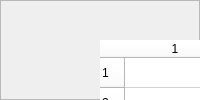
            <widget class="QWidget" name="staff_pg">
             <layout class="QVBoxLayout" name="verticalLayout_17">
              <property name="leftMargin">
               <number>0</number>
              </property>
              <property name="topMargin">
               <number>0</number>
              </property>
              <property name="rightMargin">
               <number>0</number>
              </property>
              <property name="bottomMargin">
               <number>0</number>
              </property>
              <item>
               <widget class="QFrame" name="staff_frm">
                <property name="frameShape">
                 <enum>QFrame::StyledPanel</enum>
                </property>
                <property name="frameShadow">
                 <enum>QFrame::Raised</enum>
                </property>
                <widget class="QTableWidget" name="staff_table">
                 <property name="geometry">
                  <rect>
                   <x>100</x>
                   <y>40</y>
                   <width>551</width>
                   <height>360</height>
                  </rect>
                 </property>
                 <property name="styleSheet">
                  <string notr="true">border:none;
border-style:solid;
border-radius:10px;
background-color: rgb(255, 255, 255);</string>
                 </property>
                 <property name="verticalScrollBarPolicy">
                  <enum>Qt::ScrollBarAsNeeded</enum>
                 </property>
                 <property name="horizontalScrollBarPolicy">
                  <enum>Qt::ScrollBarAsNeeded</enum>
                 </property>
                 <property name="rowCount">
                  <number>200</number>
                 </property>
                 <property name="columnCount">
                  <number>5</number>
                 </property>
                 <row/>
                 <row/>
                 <row/>
                 <row/>
                 <row/>
                 <row/>
                 <row/>
                 <row/>
                 <row/>
                 <row/>
                 <row/>
                 <row/>
                 <row/>
                 <row/>
                 <row/>
                 <row/>
                 <row/>
                 <row/>
                 <row/>
                 <row/>
                 <row/>
                 <row/>
                 <row/>
                 <row/>
                 <row/>
                 <row/>
                 <row/>
                 <row/>
                 <row/>
                 <row/>
                 <row/>
                 <row/>
                 <row/>
                 <row/>
                 <row/>
                 <row/>
                 <row/>
                 <row/>
                 <row/>
                 <row/>
                 <row/>
                 <row/>
                 <row/>
                 <row/>
                 <row/>
                 <row/>
                 <row/>
                 <row/>
                 <row/>
                 <row/>
                 <row/>
                 <row/>
                 <row/>
                 <row/>
                 <row/>
                 <row/>
                 <row/>
                 <row/>
                 <row/>
                 <row/>
                 <row/>
                 <row/>
                 <row/>
                 <row/>
                 <row/>
                 <row/>
                 <row/>
                 <row/>
                 <row/>
                 <row/>
                 <row/>
                 <row/>
                 <row/>
                 <row/>
                 <row/>
                 <row/>
                 <row/>
                 <row/>
                 <row/>
                 <row/>
                 <row/>
                 <row/>
                 <row/>
                 <row/>
                 <row/>
                 <row/>
                 <row/>
                 <row/>
                 <row/>
                 <row/>
                 <row/>
                 <row/>
                 <row/>
                 <row/>
                 <row/>
                 <row/>
                 <row/>
                 <row/>
                 <row/>
                 <row/>
                 <row/>
                 <row/>
                 <row/>
                 <row/>
                 <row/>
                 <row/>
                 <row/>
                 <row/>
                 <row/>
                 <row/>
                 <row/>
                 <row/>
                 <row/>
                 <row/>
                 <row/>
                 <row/>
                 <row/>
                 <row/>
                 <row/>
                 <row/>
                 <row/>
                 <row/>
                 <row/>
                 <row/>
                 <row/>
                 <row/>
                 <row/>
                 <row/>
                 <row/>
                 <row/>
                 <row/>
                 <row/>
                 <row/>
                 <row/>
                 <row/>
                 <row/>
                 <row/>
                 <row/>
                 <row/>
                 <row/>
                 <row/>
                 <row/>
                 <row/>
                 <row/>
                 <row/>
                 <row/>
                 <row/>
                 <row/>
                 <row/>
                 <row/>
                 <row/>
                 <row/>
                 <row/>
                 <row/>
                 <row/>
                 <row/>
                 <row/>
                 <row/>
                 <row/>
                 <row/>
                 <row/>
                 <row/>
                 <row/>
                 <row/>
                 <row/>
                 <row/>
                 <row/>
                 <row/>
                 <row/>
                 <row/>
                 <row/>
                 <row/>
                 <row/>
                 <row/>
                 <row/>
                 <row/>
                 <row/>
                 <row/>
                 <row/>
                 <row/>
                 <row/>
                 <row/>
                 <row/>
                 <row/>
                 <row/>
                 <row/>
                 <row/>
                 <row/>
                 <row/>
                 <row/>
                 <row/>
                 <row/>
                 <row/>
                 <row/>
                 <row/>
                 <row/>
                 <row/>
                 <row/>
                 <row/>
                 <row/>
                 <column/>
                 <column/>
                 <column/>
                 <column/>
                 <column/>
                </widget>
                <widget class="QWidget" name="layoutWidget_2">
                 <property name="geometry">
                  <rect>
                   <x>100</x>
                   <y>410</y>
                   <width>551</width>
                   <height>32</height>
                  </rect>
                 </property>
                 <layout class="QHBoxLayout" name="horizontalLayout_9">
                  <property name="spacing">
                   <number>9</number>
                  </property>
                  <item>
                   <widget class="QPushButton" name="delete_st_btn">
                    <property name="minimumSize">
                     <size>
                      <width>80</width>
                      <height>30</height>
                     </size>
                    </property>
                    <property name="font">
                     <font>
                      <pointsize>9</pointsize>
                      <weight>75</weight>
                      <bold>true</bold>
                     </font>
                    </property>
                    <property name="styleSheet">
                     <string notr="true">QPushButton{
color: black;
background-color: rgb(255, 255, 255);
border-style:outset;
border-radius:10px;
}

QPushButton::pressed{

	background-color: rgb(255, 0, 0);
    color:white;
    border-style:inset;

}</string>
                    </property>
                    <property name="text">
                     <string>Delete</string>
                    </property>
                    <property name="icon">
                     <iconset>
                      <normalon>:/images/images/sign-delete-p.png</normalon>
                     </iconset>
                    </property>
                    <property name="iconSize">
                     <size>
                      <width>20</width>
                      <height>18</height>
                     </size>
                    </property>
                    <property name="flat">
                     <bool>true</bool>
                    </property>
                   </widget>
                  </item>
                  <item>
                   <widget class="QPushButton" name="show_st_btn">
                    <property name="minimumSize">
                     <size>
                      <width>80</width>
                      <height>30</height>
                     </size>
                    </property>
                    <property name="font">
                     <font>
                      <pointsize>9</pointsize>
                      <weight>75</weight>
                      <bold>true</bold>
                     </font>
                    </property>
                    <property name="styleSheet">
                     <string notr="true">QPushButton{
color: rgb(0, 144, 216);
	background-color: rgb(255, 255, 255);
border-style:outset;
border-radius:10px;
}

QPushButton::pressed{
background-color: rgb(0, 170, 255);
    border-style:inset;
color:white;

}</string>
                    </property>
                    <property name="text">
                     <string>Load</string>
                    </property>
                    <property name="icon">
                     <iconset>
                      <normalon>:/images/images/view_p.png</normalon>
                     </iconset>
                    </property>
                    <property name="iconSize">
                     <size>
                      <width>20</width>
                      <height>20</height>
                     </size>
                    </property>
                    <property name="flat">
                     <bool>true</bool>
                    </property>
                   </widget>
                  </item>
                  <item>
                   <widget class="QPushButton" name="update_st_btn">
                    <property name="minimumSize">
                     <size>
                      <width>80</width>
                      <height>30</height>
                     </size>
                    </property>
                    <property name="font">
                     <font>
                      <pointsize>9</pointsize>
                      <weight>75</weight>
                      <bold>true</bold>
                     </font>
                    </property>
                    <property name="styleSheet">
                     <string notr="true">QPushButton{
background-color: rgb(255, 255, 255);
color: rgb(0, 85, 0);

border-style:outset;
border-radius:10px;
}

QPushButton::pressed{
    color:white;
	background-color: rgb(0, 216, 0);
    border-style:inset;

}</string>
                    </property>
                    <property name="text">
                     <string>Update</string>
                    </property>
                    <property name="icon">
                     <iconset>
                      <normalon>:/images/images/update-p.png</normalon>
                     </iconset>
                    </property>
                    <property name="iconSize">
                     <size>
                      <width>20</width>
                      <height>17</height>
                     </size>
                    </property>
                    <property name="flat">
                     <bool>true</bool>
                    </property>
                   </widget>
                  </item>
                  <item>
                   <widget class="QPushButton" name="add_st_btn">
                    <property name="minimumSize">
                     <size>
                      <width>80</width>
                      <height>30</height>
                     </size>
                    </property>
                    <property name="font">
                     <font>
                      <pointsize>9</pointsize>
                      <weight>75</weight>
                      <bold>true</bold>
                     </font>
                    </property>
                    <property name="styleSheet">
                     <string notr="true">QPushButton{
background-color: rgb(255, 255, 255);
color: rgb(59, 0, 0);

border-style:outset;
border-radius:10px;
}

QPushButton::pressed{
background-color: rgb(93, 0, 0);
color:white;
    border-style:inset;

}</string>
                    </property>
                    <property name="text">
                     <string>Add</string>
                    </property>
                    <property name="icon">
                     <iconset>
                      <normalon>:/images/images/doc_add.png</normalon>
                     </iconset>
                    </property>
                    <property name="iconSize">
                     <size>
                      <width>25</width>
                      <height>25</height>
                     </size>
                    </property>
                    <property name="flat">
                     <bool>true</bool>
                    </property>
                   </widget>
                  </item>
                 </layout>
                </widget>
               </widget>
              </item>
             </layout>
            </widget>
